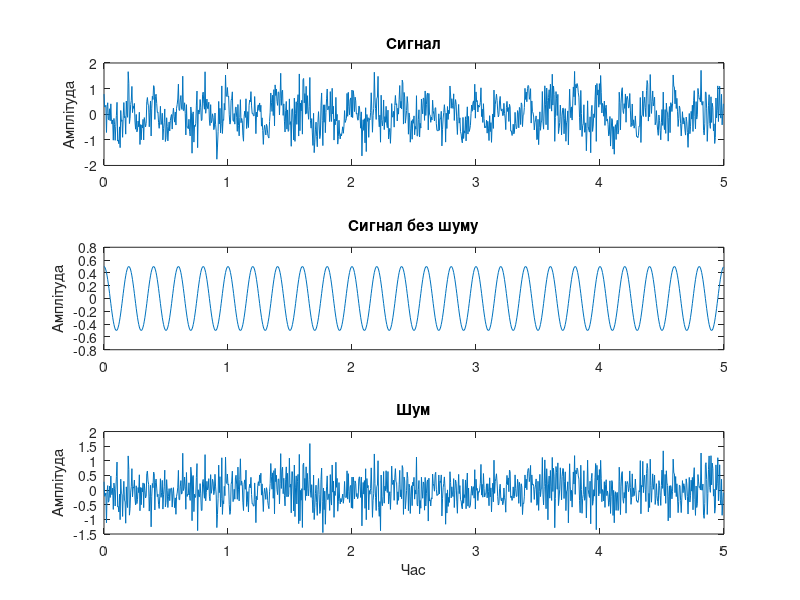
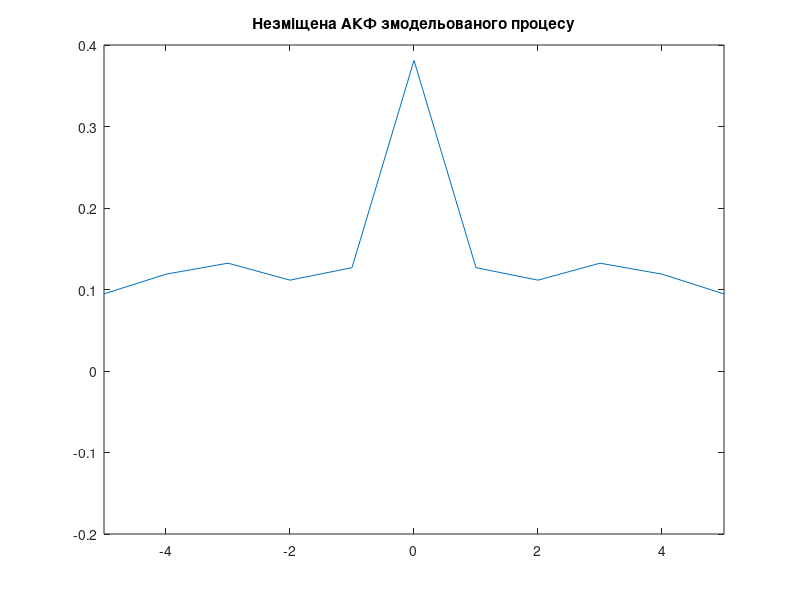
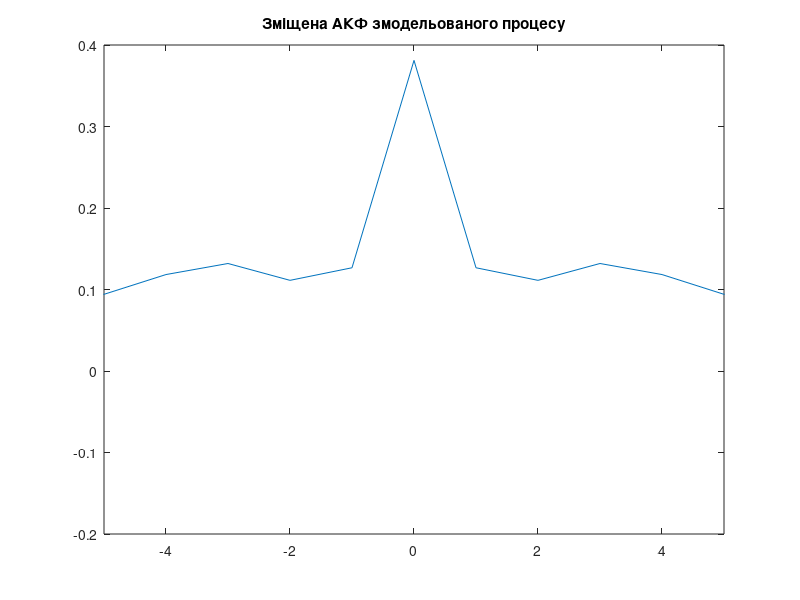

These figures' MATLAB source, in order:
function lab05_main
%=== Дисципліна: Основи обробки біомедичної інформації ===
%--- Лабораторна робота #5 КОРЕЛЯЦІЙНИЙ АНАЛІЗ БІОСИГНАЛІВ
%
% Використовуйте файли даних: 
%   eeg1-c3.dat - сигнал ЕЕГ, fs = 100 Гц
%   eeg1-f3.dat - сигнал ЕЕГ, fs = 100 Гц
%   eeg1-f4.dat - сигнал ЕЕГ, fs = 100 Гц
%   eeg1-p3.dat - сигнал ЕЕГ, fs = 100 Гц
%   eeg1-p4.dat - сигнал ЕЕГ, fs = 100 Гц
%   eeg1-o2.dat - сигнал ЕЕГ, fs = 100 Гц
%----------------------------------------------------------

clear, clc, close all
disp('Лабораторна робота #5')
disp('КОРЕЛЯЦІЙНИЙ АНАЛІЗ БІОСИГНАЛІВ')
disp('Виконав:  , група ... ННІІДС')

%=== Завдання #1.1 ===
% Моделювання стаціонарного випадкового процесу
fs = 200;
f0 = 5;
A = 0.5;
D = 0.25;
n = 1000;
t = (0:(n-1))/fs; % вектор часу
s = A*cos(2*pi*f0*t);
v = randn(size(t))*sqrt(D);
x = s + v;

% Графіки отриманих сигналів
figure(1)
y = filter(v, s, x);
subplot(3, 1, 1), plot(t, x);
title('Сигнал'); 
ylim([-2 2]); 
ylabel('Амплітуда');
subplot(3, 1, 2), plot(t, s);
title('Сигнал без шуму'); ylabel('Амплітуда')
subplot(3, 1, 3), plot(t, v);
title('Шум'); xlabel('Час'); ylabel('Амплітуда');

%=== Завдання #1.2 ===
% Обчислення оцінки дисперсії шуму, дисперсії сигналу та відношення шум/сигнал
fprintf('Математичне сподівання сигналу без шуму = %4.3g\n', mean(s))
fprintf('Дисперсія сигналу без шуму = %4.3g\n', var(s))
fprintf('Дисперсія шуму = %4.3g\n', var(v))
fprintf('Математичне сподівання сигналу = %4.3g\n', mean(x))
fprintf('Дисперсія сигналу = %4.3g\n', var(x))

%=== Завдання #1.3 ===
% Обчислення незміщеної оцінки АКФ змодельованого процесу  
maxlag = fix(0.2*length(x));
[r, lags] = xcorr(x, maxlag, 'unbiased');
figure(2)
plot(lags, r); title('Незміщена АКФ змодельованого процесу');
xlim([-5 5]);

%=== Завдання #1.4 ===
% Обчислення зміщеної оцінки АКФ змодельованого процесу  
maxlag2 = fix(0.8*length(x));
[r2, lags2] = xcorr(x, maxlag2, 'biased');
figure(3)
plot(lags2, r2); title('Зміщена АКФ змодельованого процесу');
xlim([-5 5]);
